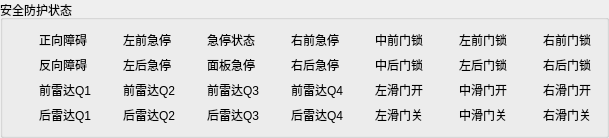
         <widget class="QGroupBox" name="groupBox_16">
          <property name="sizePolicy">
           <sizepolicy hsizetype="Preferred" vsizetype="Preferred">
            <horstretch>0</horstretch>
            <verstretch>0</verstretch>
           </sizepolicy>
          </property>
          <property name="title">
           <string>安全防护状态</string>
          </property>
          <layout class="QGridLayout" name="gridLayout_37">
           <property name="leftMargin">
            <number>11</number>
           </property>
           <property name="topMargin">
            <number>11</number>
           </property>
           <property name="rightMargin">
            <number>11</number>
           </property>
           <property name="bottomMargin">
            <number>11</number>
           </property>
           <property name="spacing">
            <number>7</number>
           </property>
           <item row="0" column="8">
            <layout class="QHBoxLayout" name="horizontalLayout_102">
             <item>
              <widget class="c_Fr_Light" name="m_State_219" native="true">
               <property name="sizePolicy">
                <sizepolicy hsizetype="Maximum" vsizetype="Maximum">
                 <horstretch>0</horstretch>
                 <verstretch>0</verstretch>
                </sizepolicy>
               </property>
               <layout class="QGridLayout" name="gridLayout_185"/>
              </widget>
             </item>
             <item>
              <widget class="QLabel" name="label_538">
               <property name="sizePolicy">
                <sizepolicy hsizetype="Preferred" vsizetype="Maximum">
                 <horstretch>0</horstretch>
                 <verstretch>0</verstretch>
                </sizepolicy>
               </property>
               <property name="text">
                <string>左前门锁 </string>
               </property>
              </widget>
             </item>
            </layout>
           </item>
           <item row="5" column="8">
            <layout class="QHBoxLayout" name="horizontalLayout_46">
             <item>
              <widget class="c_Fr_Light" name="m_State_2" native="true">
               <property name="sizePolicy">
                <sizepolicy hsizetype="Maximum" vsizetype="Maximum">
                 <horstretch>0</horstretch>
                 <verstretch>0</verstretch>
                </sizepolicy>
               </property>
               <layout class="QGridLayout" name="gridLayout_113"/>
              </widget>
             </item>
             <item>
              <widget class="QLabel" name="label_316">
               <property name="sizePolicy">
                <sizepolicy hsizetype="Preferred" vsizetype="Maximum">
                 <horstretch>0</horstretch>
                 <verstretch>0</verstretch>
                </sizepolicy>
               </property>
               <property name="text">
                <string>中滑门关</string>
               </property>
              </widget>
             </item>
            </layout>
           </item>
           <item row="3" column="8">
            <layout class="QHBoxLayout" name="horizontalLayout_32">
             <item>
              <widget class="c_Fr_Light" name="m_State_1" native="true">
               <property name="sizePolicy">
                <sizepolicy hsizetype="Maximum" vsizetype="Maximum">
                 <horstretch>0</horstretch>
                 <verstretch>0</verstretch>
                </sizepolicy>
               </property>
               <layout class="QGridLayout" name="gridLayout_97"/>
              </widget>
             </item>
             <item>
              <widget class="QLabel" name="label_314">
               <property name="sizePolicy">
                <sizepolicy hsizetype="Preferred" vsizetype="Maximum">
                 <horstretch>0</horstretch>
                 <verstretch>0</verstretch>
                </sizepolicy>
               </property>
               <property name="text">
                <string>中滑门开</string>
               </property>
              </widget>
             </item>
            </layout>
           </item>
           <item row="0" column="3">
            <layout class="QHBoxLayout" name="horizontalLayout_72">
             <item>
              <widget class="c_Fr_Light" name="m_State_79" native="true">
               <property name="sizePolicy">
                <sizepolicy hsizetype="Maximum" vsizetype="Maximum">
                 <horstretch>0</horstretch>
                 <verstretch>0</verstretch>
                </sizepolicy>
               </property>
               <layout class="QGridLayout" name="gridLayout_155"/>
              </widget>
             </item>
             <item>
              <widget class="QLabel" name="label_508">
               <property name="sizePolicy">
                <sizepolicy hsizetype="Preferred" vsizetype="Maximum">
                 <horstretch>0</horstretch>
                 <verstretch>0</verstretch>
                </sizepolicy>
               </property>
               <property name="text">
                <string>右前急停</string>
               </property>
              </widget>
             </item>
            </layout>
           </item>
           <item row="0" column="7">
            <layout class="QHBoxLayout" name="horizontalLayout_104">
             <item>
              <widget class="c_Fr_Light" name="m_State_220" native="true">
               <property name="sizePolicy">
                <sizepolicy hsizetype="Maximum" vsizetype="Maximum">
                 <horstretch>0</horstretch>
                 <verstretch>0</verstretch>
                </sizepolicy>
               </property>
               <layout class="QGridLayout" name="gridLayout_187"/>
              </widget>
             </item>
             <item>
              <widget class="QLabel" name="label_540">
               <property name="sizePolicy">
                <sizepolicy hsizetype="Preferred" vsizetype="Maximum">
                 <horstretch>0</horstretch>
                 <verstretch>0</verstretch>
                </sizepolicy>
               </property>
               <property name="text">
                <string>中前门锁 </string>
               </property>
              </widget>
             </item>
            </layout>
           </item>
           <item row="3" column="7">
            <layout class="QHBoxLayout" name="horizontalLayout_24">
             <item>
              <widget class="c_Fr_Light" name="m_State_5" native="true">
               <property name="sizePolicy">
                <sizepolicy hsizetype="Maximum" vsizetype="Maximum">
                 <horstretch>0</horstretch>
                 <verstretch>0</verstretch>
                </sizepolicy>
               </property>
               <layout class="QGridLayout" name="gridLayout_104"/>
              </widget>
             </item>
             <item>
              <widget class="QLabel" name="label_306">
               <property name="sizePolicy">
                <sizepolicy hsizetype="Preferred" vsizetype="Maximum">
                 <horstretch>0</horstretch>
                 <verstretch>0</verstretch>
                </sizepolicy>
               </property>
               <property name="text">
                <string>左滑门开</string>
               </property>
              </widget>
             </item>
            </layout>
           </item>
           <item row="2" column="9">
            <layout class="QHBoxLayout" name="horizontalLayout_105">
             <item>
              <widget class="c_Fr_Light" name="m_State_216" native="true">
               <property name="sizePolicy">
                <sizepolicy hsizetype="Maximum" vsizetype="Maximum">
                 <horstretch>0</horstretch>
                 <verstretch>0</verstretch>
                </sizepolicy>
               </property>
               <layout class="QGridLayout" name="gridLayout_188"/>
              </widget>
             </item>
             <item>
              <widget class="QLabel" name="label_541">
               <property name="sizePolicy">
                <sizepolicy hsizetype="Preferred" vsizetype="Maximum">
                 <horstretch>0</horstretch>
                 <verstretch>0</verstretch>
                </sizepolicy>
               </property>
               <property name="text">
                <string>右后门锁 </string>
               </property>
              </widget>
             </item>
            </layout>
           </item>
           <item row="2" column="7">
            <layout class="QHBoxLayout" name="horizontalLayout_103">
             <item>
              <widget class="c_Fr_Light" name="m_State_217" native="true">
               <property name="sizePolicy">
                <sizepolicy hsizetype="Maximum" vsizetype="Maximum">
                 <horstretch>0</horstretch>
                 <verstretch>0</verstretch>
                </sizepolicy>
               </property>
               <layout class="QGridLayout" name="gridLayout_186"/>
              </widget>
             </item>
             <item>
              <widget class="QLabel" name="label_539">
               <property name="sizePolicy">
                <sizepolicy hsizetype="Preferred" vsizetype="Maximum">
                 <horstretch>0</horstretch>
                 <verstretch>0</verstretch>
                </sizepolicy>
               </property>
               <property name="text">
                <string>中后门锁 </string>
               </property>
              </widget>
             </item>
            </layout>
           </item>
           <item row="3" column="9">
            <layout class="QHBoxLayout" name="horizontalLayout_25">
             <item>
              <widget class="c_Fr_Light" name="m_State_3" native="true">
               <property name="sizePolicy">
                <sizepolicy hsizetype="Maximum" vsizetype="Maximum">
                 <horstretch>0</horstretch>
                 <verstretch>0</verstretch>
                </sizepolicy>
               </property>
               <layout class="QGridLayout" name="gridLayout_105"/>
              </widget>
             </item>
             <item>
              <widget class="QLabel" name="label_307">
               <property name="sizePolicy">
                <sizepolicy hsizetype="Preferred" vsizetype="Maximum">
                 <horstretch>0</horstretch>
                 <verstretch>0</verstretch>
                </sizepolicy>
               </property>
               <property name="text">
                <string>右滑门开</string>
               </property>
              </widget>
             </item>
            </layout>
           </item>
           <item row="5" column="9">
            <layout class="QHBoxLayout" name="horizontalLayout_45">
             <item>
              <widget class="c_Fr_Light" name="m_State_4" native="true">
               <property name="sizePolicy">
                <sizepolicy hsizetype="Maximum" vsizetype="Maximum">
                 <horstretch>0</horstretch>
                 <verstretch>0</verstretch>
                </sizepolicy>
               </property>
               <layout class="QGridLayout" name="gridLayout_112"/>
              </widget>
             </item>
             <item>
              <widget class="QLabel" name="label_315">
               <property name="sizePolicy">
                <sizepolicy hsizetype="Preferred" vsizetype="Maximum">
                 <horstretch>0</horstretch>
                 <verstretch>0</verstretch>
                </sizepolicy>
               </property>
               <property name="text">
                <string>右滑门关</string>
               </property>
              </widget>
             </item>
            </layout>
           </item>
           <item row="2" column="8">
            <layout class="QHBoxLayout" name="horizontalLayout_101">
             <item>
              <widget class="c_Fr_Light" name="m_State_218" native="true">
               <property name="sizePolicy">
                <sizepolicy hsizetype="Maximum" vsizetype="Maximum">
                 <horstretch>0</horstretch>
                 <verstretch>0</verstretch>
                </sizepolicy>
               </property>
               <layout class="QGridLayout" name="gridLayout_184"/>
              </widget>
             </item>
             <item>
              <widget class="QLabel" name="label_537">
               <property name="sizePolicy">
                <sizepolicy hsizetype="Preferred" vsizetype="Maximum">
                 <horstretch>0</horstretch>
                 <verstretch>0</verstretch>
                </sizepolicy>
               </property>
               <property name="text">
                <string>左后门锁 </string>
               </property>
              </widget>
             </item>
            </layout>
           </item>
           <item row="5" column="7">
            <layout class="QHBoxLayout" name="horizontalLayout_31">
             <item>
              <widget class="c_Fr_Light" name="m_State_6" native="true">
               <property name="sizePolicy">
                <sizepolicy hsizetype="Maximum" vsizetype="Maximum">
                 <horstretch>0</horstretch>
                 <verstretch>0</verstretch>
                </sizepolicy>
               </property>
               <layout class="QGridLayout" name="gridLayout_111"/>
              </widget>
             </item>
             <item>
              <widget class="QLabel" name="label_313">
               <property name="sizePolicy">
                <sizepolicy hsizetype="Preferred" vsizetype="Maximum">
                 <horstretch>0</horstretch>
                 <verstretch>0</verstretch>
                </sizepolicy>
               </property>
               <property name="text">
                <string>左滑门关</string>
               </property>
              </widget>
             </item>
            </layout>
           </item>
           <item row="0" column="1">
            <layout class="QHBoxLayout" name="horizontalLayout_71">
             <item>
              <widget class="c_Fr_Light" name="m_State_78" native="true">
               <property name="sizePolicy">
                <sizepolicy hsizetype="Maximum" vsizetype="Maximum">
                 <horstretch>0</horstretch>
                 <verstretch>0</verstretch>
                </sizepolicy>
               </property>
               <layout class="QGridLayout" name="gridLayout_154"/>
              </widget>
             </item>
             <item>
              <widget class="QLabel" name="label_507">
               <property name="sizePolicy">
                <sizepolicy hsizetype="Preferred" vsizetype="Maximum">
                 <horstretch>0</horstretch>
                 <verstretch>0</verstretch>
                </sizepolicy>
               </property>
               <property name="text">
                <string>左前急停</string>
               </property>
              </widget>
             </item>
            </layout>
           </item>
           <item row="0" column="2">
            <layout class="QHBoxLayout" name="horizontalLayout_29">
             <item>
              <widget class="c_Fr_Light" name="m_State_14" native="true">
               <property name="sizePolicy">
                <sizepolicy hsizetype="Maximum" vsizetype="Maximum">
                 <horstretch>0</horstretch>
                 <verstretch>0</verstretch>
                </sizepolicy>
               </property>
               <layout class="QGridLayout" name="gridLayout_109"/>
              </widget>
             </item>
             <item>
              <widget class="QLabel" name="label_311">
               <property name="sizePolicy">
                <sizepolicy hsizetype="Preferred" vsizetype="Maximum">
                 <horstretch>0</horstretch>
                 <verstretch>0</verstretch>
                </sizepolicy>
               </property>
               <property name="text">
                <string>急停状态</string>
               </property>
              </widget>
             </item>
            </layout>
           </item>
           <item row="0" column="9">
            <layout class="QHBoxLayout" name="horizontalLayout_106">
             <item>
              <widget class="c_Fr_Light" name="m_State_221" native="true">
               <property name="sizePolicy">
                <sizepolicy hsizetype="Maximum" vsizetype="Maximum">
                 <horstretch>0</horstretch>
                 <verstretch>0</verstretch>
                </sizepolicy>
               </property>
               <layout class="QGridLayout" name="gridLayout_189"/>
              </widget>
             </item>
             <item>
              <widget class="QLabel" name="label_542">
               <property name="sizePolicy">
                <sizepolicy hsizetype="Preferred" vsizetype="Maximum">
                 <horstretch>0</horstretch>
                 <verstretch>0</verstretch>
                </sizepolicy>
               </property>
               <property name="text">
                <string>右前门锁 </string>
               </property>
              </widget>
             </item>
            </layout>
           </item>
           <item row="0" column="0">
            <layout class="QHBoxLayout" name="horizontalLayout_78">
             <item>
              <widget class="c_Fr_Light" name="m_State_91" native="true">
               <property name="sizePolicy">
                <sizepolicy hsizetype="Maximum" vsizetype="Maximum">
                 <horstretch>0</horstretch>
                 <verstretch>0</verstretch>
                </sizepolicy>
               </property>
               <layout class="QGridLayout" name="gridLayout_161"/>
              </widget>
             </item>
             <item>
              <widget class="QLabel" name="label_514">
               <property name="sizePolicy">
                <sizepolicy hsizetype="Preferred" vsizetype="Maximum">
                 <horstretch>0</horstretch>
                 <verstretch>0</verstretch>
                </sizepolicy>
               </property>
               <property name="text">
                <string>正向障碍</string>
               </property>
              </widget>
             </item>
            </layout>
           </item>
           <item row="5" column="0">
            <layout class="QHBoxLayout" name="horizontalLayout_110">
             <item>
              <widget class="c_Fr_Light" name="m_State_148" native="true">
               <property name="sizePolicy">
                <sizepolicy hsizetype="Maximum" vsizetype="Maximum">
                 <horstretch>0</horstretch>
                 <verstretch>0</verstretch>
                </sizepolicy>
               </property>
               <layout class="QGridLayout" name="gridLayout_193"/>
              </widget>
             </item>
             <item>
              <widget class="QLabel" name="label_546">
               <property name="sizePolicy">
                <sizepolicy hsizetype="Preferred" vsizetype="Maximum">
                 <horstretch>0</horstretch>
                 <verstretch>0</verstretch>
                </sizepolicy>
               </property>
               <property name="text">
                <string>后雷达Q1</string>
               </property>
              </widget>
             </item>
            </layout>
           </item>
           <item row="3" column="0">
            <layout class="QHBoxLayout" name="horizontalLayout_94">
             <item>
              <widget class="c_Fr_Light" name="m_State_144" native="true">
               <property name="sizePolicy">
                <sizepolicy hsizetype="Maximum" vsizetype="Maximum">
                 <horstretch>0</horstretch>
                 <verstretch>0</verstretch>
                </sizepolicy>
               </property>
               <layout class="QGridLayout" name="gridLayout_177"/>
              </widget>
             </item>
             <item>
              <widget class="QLabel" name="label_530">
               <property name="sizePolicy">
                <sizepolicy hsizetype="Preferred" vsizetype="Maximum">
                 <horstretch>0</horstretch>
                 <verstretch>0</verstretch>
                </sizepolicy>
               </property>
               <property name="text">
                <string>前雷达Q1</string>
               </property>
              </widget>
             </item>
            </layout>
           </item>
           <item row="5" column="1">
            <layout class="QHBoxLayout" name="horizontalLayout_111">
             <item>
              <widget class="c_Fr_Light" name="m_State_149" native="true">
               <property name="sizePolicy">
                <sizepolicy hsizetype="Maximum" vsizetype="Maximum">
                 <horstretch>0</horstretch>
                 <verstretch>0</verstretch>
                </sizepolicy>
               </property>
               <layout class="QGridLayout" name="gridLayout_194"/>
              </widget>
             </item>
             <item>
              <widget class="QLabel" name="label_547">
               <property name="sizePolicy">
                <sizepolicy hsizetype="Preferred" vsizetype="Maximum">
                 <horstretch>0</horstretch>
                 <verstretch>0</verstretch>
                </sizepolicy>
               </property>
               <property name="text">
                <string>后雷达Q2</string>
               </property>
              </widget>
             </item>
            </layout>
           </item>
           <item row="3" column="1">
            <layout class="QHBoxLayout" name="horizontalLayout_107">
             <item>
              <widget class="c_Fr_Light" name="m_State_145" native="true">
               <property name="sizePolicy">
                <sizepolicy hsizetype="Maximum" vsizetype="Maximum">
                 <horstretch>0</horstretch>
                 <verstretch>0</verstretch>
                </sizepolicy>
               </property>
               <layout class="QGridLayout" name="gridLayout_190"/>
              </widget>
             </item>
             <item>
              <widget class="QLabel" name="label_543">
               <property name="sizePolicy">
                <sizepolicy hsizetype="Preferred" vsizetype="Maximum">
                 <horstretch>0</horstretch>
                 <verstretch>0</verstretch>
                </sizepolicy>
               </property>
               <property name="text">
                <string>前雷达Q2</string>
               </property>
              </widget>
             </item>
            </layout>
           </item>
           <item row="5" column="2">
            <layout class="QHBoxLayout" name="horizontalLayout_112">
             <item>
              <widget class="c_Fr_Light" name="m_State_150" native="true">
               <property name="sizePolicy">
                <sizepolicy hsizetype="Maximum" vsizetype="Maximum">
                 <horstretch>0</horstretch>
                 <verstretch>0</verstretch>
                </sizepolicy>
               </property>
               <layout class="QGridLayout" name="gridLayout_195"/>
              </widget>
             </item>
             <item>
              <widget class="QLabel" name="label_548">
               <property name="sizePolicy">
                <sizepolicy hsizetype="Preferred" vsizetype="Maximum">
                 <horstretch>0</horstretch>
                 <verstretch>0</verstretch>
                </sizepolicy>
               </property>
               <property name="text">
                <string>后雷达Q3</string>
               </property>
              </widget>
             </item>
            </layout>
           </item>
           <item row="3" column="2">
            <layout class="QHBoxLayout" name="horizontalLayout_108">
             <item>
              <widget class="c_Fr_Light" name="m_State_146" native="true">
               <property name="sizePolicy">
                <sizepolicy hsizetype="Maximum" vsizetype="Maximum">
                 <horstretch>0</horstretch>
                 <verstretch>0</verstretch>
                </sizepolicy>
               </property>
               <layout class="QGridLayout" name="gridLayout_191"/>
              </widget>
             </item>
             <item>
              <widget class="QLabel" name="label_544">
               <property name="sizePolicy">
                <sizepolicy hsizetype="Preferred" vsizetype="Maximum">
                 <horstretch>0</horstretch>
                 <verstretch>0</verstretch>
                </sizepolicy>
               </property>
               <property name="text">
                <string>前雷达Q3</string>
               </property>
              </widget>
             </item>
            </layout>
           </item>
           <item row="5" column="3">
            <layout class="QHBoxLayout" name="horizontalLayout_113">
             <item>
              <widget class="c_Fr_Light" name="m_State_151" native="true">
               <property name="sizePolicy">
                <sizepolicy hsizetype="Maximum" vsizetype="Maximum">
                 <horstretch>0</horstretch>
                 <verstretch>0</verstretch>
                </sizepolicy>
               </property>
               <layout class="QGridLayout" name="gridLayout_196"/>
              </widget>
             </item>
             <item>
              <widget class="QLabel" name="label_549">
               <property name="sizePolicy">
                <sizepolicy hsizetype="Preferred" vsizetype="Maximum">
                 <horstretch>0</horstretch>
                 <verstretch>0</verstretch>
                </sizepolicy>
               </property>
               <property name="text">
                <string>后雷达Q4</string>
               </property>
              </widget>
             </item>
            </layout>
           </item>
           <item row="3" column="3">
            <layout class="QHBoxLayout" name="horizontalLayout_109">
             <item>
              <widget class="c_Fr_Light" name="m_State_147" native="true">
               <property name="sizePolicy">
                <sizepolicy hsizetype="Maximum" vsizetype="Maximum">
                 <horstretch>0</horstretch>
                 <verstretch>0</verstretch>
                </sizepolicy>
               </property>
               <layout class="QGridLayout" name="gridLayout_192"/>
              </widget>
             </item>
             <item>
              <widget class="QLabel" name="label_545">
               <property name="sizePolicy">
                <sizepolicy hsizetype="Preferred" vsizetype="Maximum">
                 <horstretch>0</horstretch>
                 <verstretch>0</verstretch>
                </sizepolicy>
               </property>
               <property name="text">
                <string>前雷达Q4</string>
               </property>
              </widget>
             </item>
            </layout>
           </item>
           <item row="2" column="0">
            <layout class="QHBoxLayout" name="horizontalLayout_77">
             <item>
              <widget class="c_Fr_Light" name="m_State_90" native="true">
               <property name="sizePolicy">
                <sizepolicy hsizetype="Maximum" vsizetype="Maximum">
                 <horstretch>0</horstretch>
                 <verstretch>0</verstretch>
                </sizepolicy>
               </property>
               <layout class="QGridLayout" name="gridLayout_160"/>
              </widget>
             </item>
             <item>
              <widget class="QLabel" name="label_513">
               <property name="sizePolicy">
                <sizepolicy hsizetype="Preferred" vsizetype="Maximum">
                 <horstretch>0</horstretch>
                 <verstretch>0</verstretch>
                </sizepolicy>
               </property>
               <property name="text">
                <string>反向障碍</string>
               </property>
              </widget>
             </item>
            </layout>
           </item>
           <item row="2" column="1">
            <layout class="QHBoxLayout" name="horizontalLayout_74">
             <item>
              <widget class="c_Fr_Light" name="m_State_81" native="true">
               <property name="sizePolicy">
                <sizepolicy hsizetype="Maximum" vsizetype="Maximum">
                 <horstretch>0</horstretch>
                 <verstretch>0</verstretch>
                </sizepolicy>
               </property>
               <layout class="QGridLayout" name="gridLayout_157"/>
              </widget>
             </item>
             <item>
              <widget class="QLabel" name="label_510">
               <property name="sizePolicy">
                <sizepolicy hsizetype="Preferred" vsizetype="Maximum">
                 <horstretch>0</horstretch>
                 <verstretch>0</verstretch>
                </sizepolicy>
               </property>
               <property name="text">
                <string>左后急停</string>
               </property>
              </widget>
             </item>
            </layout>
           </item>
           <item row="2" column="2">
            <layout class="QHBoxLayout" name="horizontalLayout_70">
             <item>
              <widget class="c_Fr_Light" name="m_State_77" native="true">
               <property name="sizePolicy">
                <sizepolicy hsizetype="Maximum" vsizetype="Maximum">
                 <horstretch>0</horstretch>
                 <verstretch>0</verstretch>
                </sizepolicy>
               </property>
               <layout class="QGridLayout" name="gridLayout_153"/>
              </widget>
             </item>
             <item>
              <widget class="QLabel" name="label_506">
               <property name="sizePolicy">
                <sizepolicy hsizetype="Preferred" vsizetype="Maximum">
                 <horstretch>0</horstretch>
                 <verstretch>0</verstretch>
                </sizepolicy>
               </property>
               <property name="text">
                <string>面板急停</string>
               </property>
              </widget>
             </item>
            </layout>
           </item>
           <item row="2" column="3">
            <layout class="QHBoxLayout" name="horizontalLayout_73">
             <item>
              <widget class="c_Fr_Light" name="m_State_80" native="true">
               <property name="sizePolicy">
                <sizepolicy hsizetype="Maximum" vsizetype="Maximum">
                 <horstretch>0</horstretch>
                 <verstretch>0</verstretch>
                </sizepolicy>
               </property>
               <layout class="QGridLayout" name="gridLayout_156"/>
              </widget>
             </item>
             <item>
              <widget class="QLabel" name="label_509">
               <property name="sizePolicy">
                <sizepolicy hsizetype="Preferred" vsizetype="Maximum">
                 <horstretch>0</horstretch>
                 <verstretch>0</verstretch>
                </sizepolicy>
               </property>
               <property name="text">
                <string>右后急停</string>
               </property>
              </widget>
             </item>
            </layout>
           </item>
          </layout>
         </widget>
